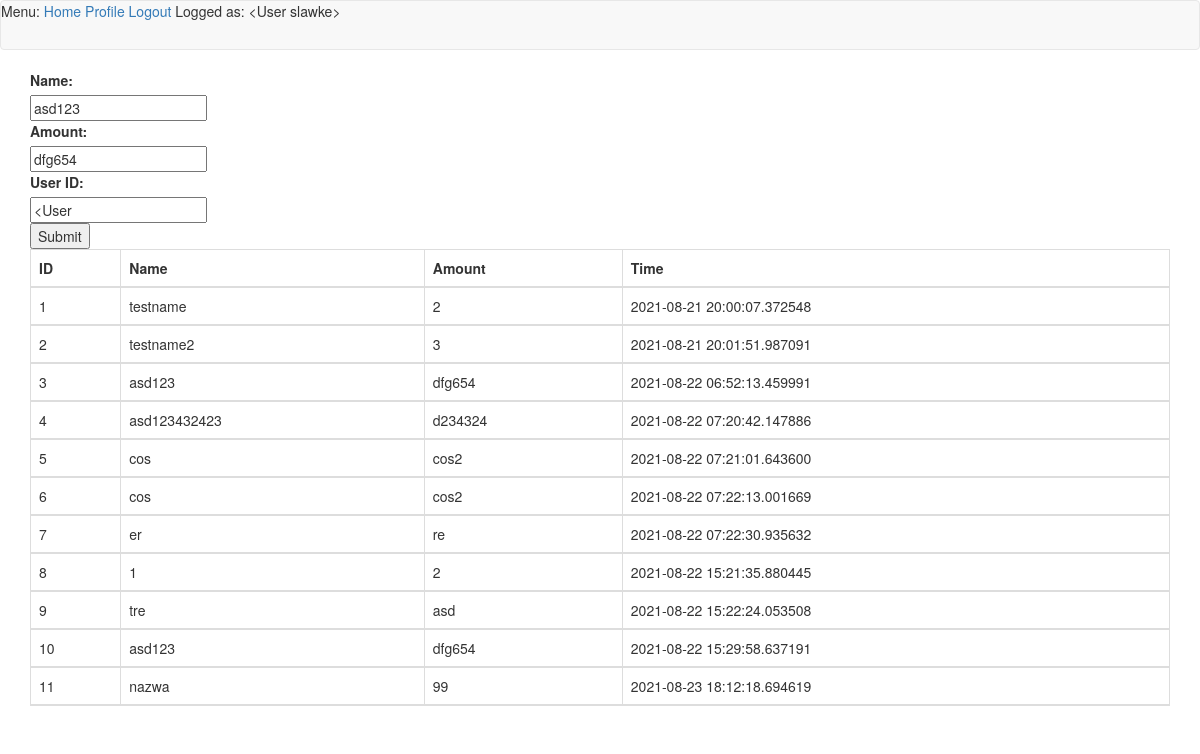
Before: /add (signed in) with the older database file.
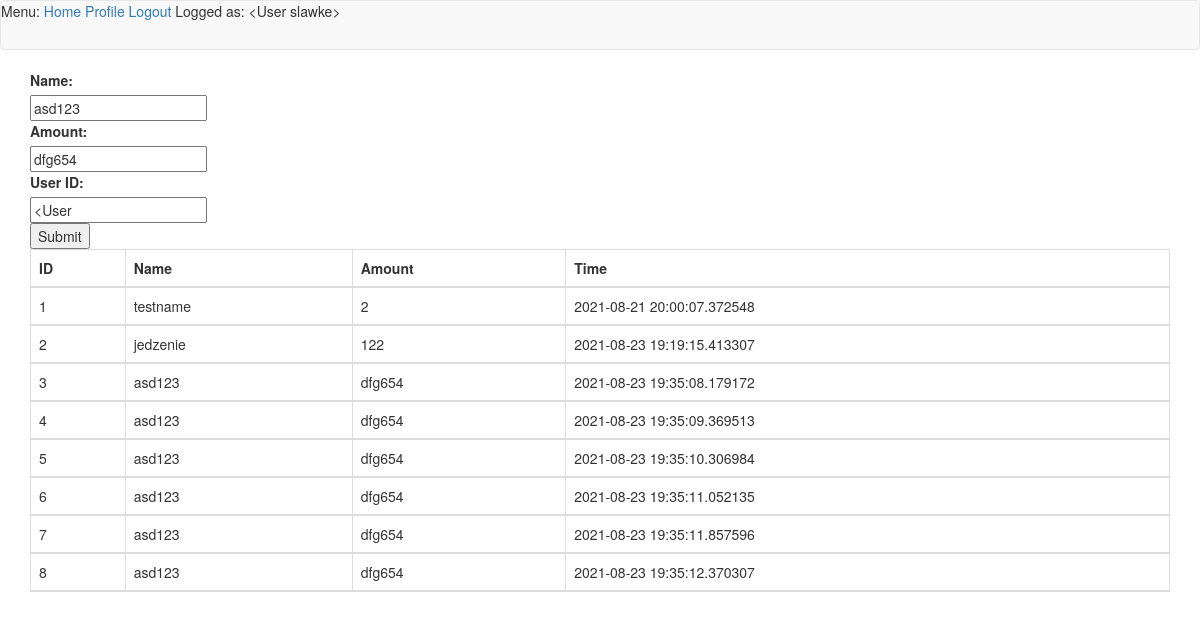
After: the same page with the newer database file.
### app/models.py (models this page shows, shortened)
class User(UserMixin, db.Model):
    id = db.Column(db.Integer, primary_key=True)
    username = db.Column(db.String(64), index=True, unique=True)
    email = db.Column(db.String(120), index=True, unique=True)
    password_hash = db.Column(db.String(128))
    posts = db.relationship('Post', backref='author', lazy='dynamic')
    def __repr__(self):
        return '<User {}>'.format(self.username)

class Expenses(db.Model):
    id = db.Column(db.Integer, primary_key=True)
    name = db.Column(db.String)
    amount = db.Column(db.String(140))
    timestamp = db.Column(db.DateTime, index=True, default=datetime.utcnow)
    user_id = db.Column(db.String, db.ForeignKey('user.id')) #nullable=False eventually try
    user_nick = db.relationship('User', backref=db.backref('users', lazy=True))

### app/routes.py (the view)
@app.route('/add')
def add():
    exp = Expenses.query.all()
    return render_template('add.html', exp=exp)

### app/models.py (called while the page is built)
@login.user_loader
def load_user(id):
    return User.query.get(int(id))

### app/templates/add.html
{% extends "base.html" %}
{% import 'bootstrap/wtf.html' as wtf %}
{% block app_content %}
<body>
<form action="{{ url_for('add') }}" method="POST" role="form">
    <label for="name">Name:</label><br>
    <input type="text" id="name" name="name" value="asd123"><br>
    <label for="amount">Amount:</label><br>
    <input type="text" id="amount" name="amount" value="dfg654"><br>
    <label for="user_id">User ID:</label><br>
    <input type="text" id="user_id" name="user_id" value={{ current_user }}><br>
    <input type="submit" value="Submit">
</form>
<table class="table table-bordered ">
    <thead>
    <tr>
        <th>ID</th>
        <th>Name</th>
        <th>Amount</th>
        <th>Time</th>
    </tr>
    {% for expenses in exp %}
    <tr>
        <td>{{ expenses.id }} </a></td>
        <td>{{ expenses.name }}</td>
        <td>{{ expenses.amount }}</td>
        <td>{{ expenses.timestamp }}</td>
    </tr>
    {% endfor %}
    </thead>
</table>
</body>
{% endblock %}

### app/templates/base.html (shortened to what this page needs)
{% extends 'bootstrap/base.html' %}
{% block navbar %}
    <nav class="navbar navbar-default">
        <div>
            Menu:
            <a href="{{ url_for('index') }}">Home</a>
            {% if current_user.is_anonymous %}
            <a href="{{ url_for('login') }}">Login</a>
            <a href="{{ url_for('register') }}">Register</a>
            {% else %}
            <a href="{{ url_for('user', username=current_user.username) }}">Profile</a>
            <a href="{{ url_for('logout') }}">Logout</a>
            {% endif %}
            Logged as: {{ current_user }}
        </div>
    </nav>
{% endblock %}
{% block content %}
    <div class="container">
        {% block app_content %}{% endblock %}
    </div>
{% endblock %}

Changed rows visible on the page:
removed Expenses: id "9", name "tre", amount "asd", timestamp "2021-08-22 15:22:24.053508"
removed Expenses: id "10", name "asd123", amount "dfg654", timestamp "2021-08-22 15:29:58.637191"
removed Expenses: id "11", name "nazwa", amount "99", timestamp "2021-08-23 18:12:18.694619"
changed Expenses id 2: name "testname2" → "jedzenie"; amount "3" → "122"; timestamp "2021-08-21 20:01:51.987091" → "2021-08-23 19:19:15.413307"
changed Expenses id 3: timestamp "2021-08-22 06:52:13.459991" → "2021-08-23 19:35:08.179172"
changed Expenses id 4: name "asd123432423" → "asd123"; amount "d234324" → "dfg654"; timestamp "2021-08-22 07:20:42.147886" → "2021-08-23 19:35:09.369513"
changed Expenses id 5: name "cos" → "asd123"; amount "cos2" → "dfg654"; timestamp "2021-08-22 07:21:01.643600" → "2021-08-23 19:35:10.306984"
changed Expenses id 6: name "cos" → "asd123"; amount "cos2" → "dfg654"; timestamp "2021-08-22 07:22:13.001669" → "2021-08-23 19:35:11.052135"
changed Expenses id 7: name "er" → "asd123"; amount "re" → "dfg654"; timestamp "2021-08-22 07:22:30.935632" → "2021-08-23 19:35:11.857596"
changed Expenses id 8: name "1" → "asd123"; amount "2" → "dfg654"; timestamp "2021-08-22 15:21:35.880445" → "2021-08-23 19:35:12.370307"
